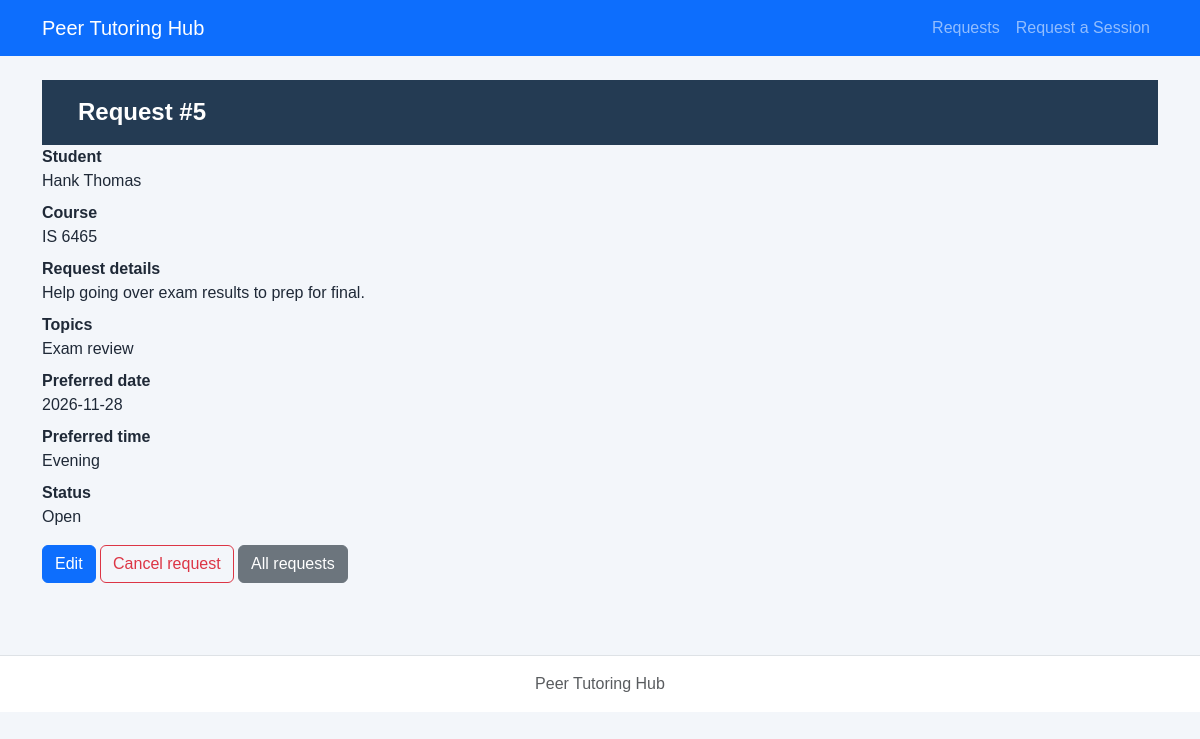
The page /lab6/php/request-details.php?request_id=5 on the database its author committed.
### tables this page shows
CREATE TABLE tutoring_requests (
    request_id INTEGER PRIMARY KEY,
    student_id INTEGER NOT NULL,
    course TEXT NOT NULL,
    topic TEXT NOT NULL,
    preferred_date TEXT NOT NULL,
    preferred_time TEXT NOT NULL,
    status TEXT NOT NULL DEFAULT 'Open'
        CHECK (status IN ('Open', 'Cancelled', 'Assigned', 'Completed')),
    created_at TEXT NOT NULL DEFAULT CURRENT_TIMESTAMP,
    FOREIGN KEY (student_id) REFERENCES students(student_id)
);

CREATE TABLE students (
    student_id INTEGER PRIMARY KEY,
    student_name TEXT NOT NULL,
    student_email TEXT NOT NULL UNIQUE
);

### lab6/config/db.php (called while the page is built)
<?php
function openDatabase($path = null) {
    if ($path === null) {
        $path = dirname(__DIR__) . '/database/tutoring.db';
    }
    $pdo = new PDO('sqlite:' . $path);
    $pdo->setAttribute(PDO::ATTR_ERRMODE, PDO::ERRMODE_EXCEPTION);
    $pdo->setAttribute(PDO::ATTR_DEFAULT_FETCH_MODE, PDO::FETCH_ASSOC);
    $pdo->exec('PRAGMA foreign_keys = ON');
    return $pdo;
}

### lab6/repositories/requestPDO.php (called while the page is built, shortened)
<?php
function findRequest($pdo, $id) {
    $stmt=$pdo->prepare('SELECT r.*,s.student_name,s.student_email FROM tutoring_requests r JOIN students s ON r.student_id=s.student_id WHERE r.request_id=?');
    $stmt->execute([$id]);return $stmt->fetch();
}

### lab6/services/requestService.php (called while the page is built, shortened)
<?php
require_once dirname(__DIR__).'/repositories/requestPDO.php';
function escapeHtml($v) {return htmlspecialchars((string)$v,ENT_QUOTES,'UTF-8');}
function decodeTopic($topic) {
    $v=json_decode($topic,true);
    return is_array($v)&&isset($v['reason'])&&is_array($v['topics']??null) ? $v : ['reason'=>$topic,'topics'=>[]];
}

### lab6/php/request-details.php (the view, shortened to what this page needs)
<?php
require_once __DIR__.'/../config/db.php';require_once __DIR__.'/../services/requestService.php';
$id=filter_input(INPUT_GET,'request_id',FILTER_VALIDATE_INT);
$r=findRequest(openDatabase(),$id);if(!$r){http_response_code(404);exit('Request not found');}
$topic=decodeTopic($r['topic']);require __DIR__.'/../includes/header.php';require __DIR__.'/../includes/nav.php';?>
<main class="container py-4"><h1>Request #<?=(int)$id?></h1><dl>
<dt>Student</dt><dd><?=escapeHtml($r['student_name'])?></dd><dt>Course</dt><dd><?=escapeHtml($r['course'])?></dd><dt>Request details</dt><dd><?=escapeHtml($topic['reason'])?></dd><dt>Topics</dt><dd><?=escapeHtml(implode(', ',$topic['topics']))?></dd><dt>Preferred date</dt><dd><?=escapeHtml($r['preferred_date'])?></dd><dt>Preferred time</dt><dd><?=escapeHtml($r['preferred_time'])?></dd><dt>Status</dt><dd><?=escapeHtml($r['status'])?></dd></dl>
<?php if($r['status']==='Open'):?><a class="btn btn-primary" href="edit-request.php?request_id=<?=$id?>">Edit</a> <a class="btn btn-outline-danger" href="delete-request.php?request_id=<?=$id?>">Cancel request</a><?php endif;?> <a href="requests.php" class="btn btn-secondary">All requests</a></main><?php require __DIR__.'/../includes/footer.php';?>

### lab6/css/styles.css (style rules this page uses)
* { box-sizing: border-box; }
body { margin: 0; min-height: 100vh; font-family: Arial, Helvetica, sans-serif; color: #1f2937; background-color: #f3f6fa; }
h1 { margin: 0; padding: 18px 36px; color: #ffffff; font-size: 24px; font-weight: 700; background-color: #243b53; }

### rows shown on the page
tutoring_requests: student.student_name "Hank Thomas", course "IS 6465", topic "Help going over exam results to prep for final.", topic "Exam review", preferred_date "2026-11-28", preferred_time "Evening", status "Open"

### other values the page prints
$id "5"
